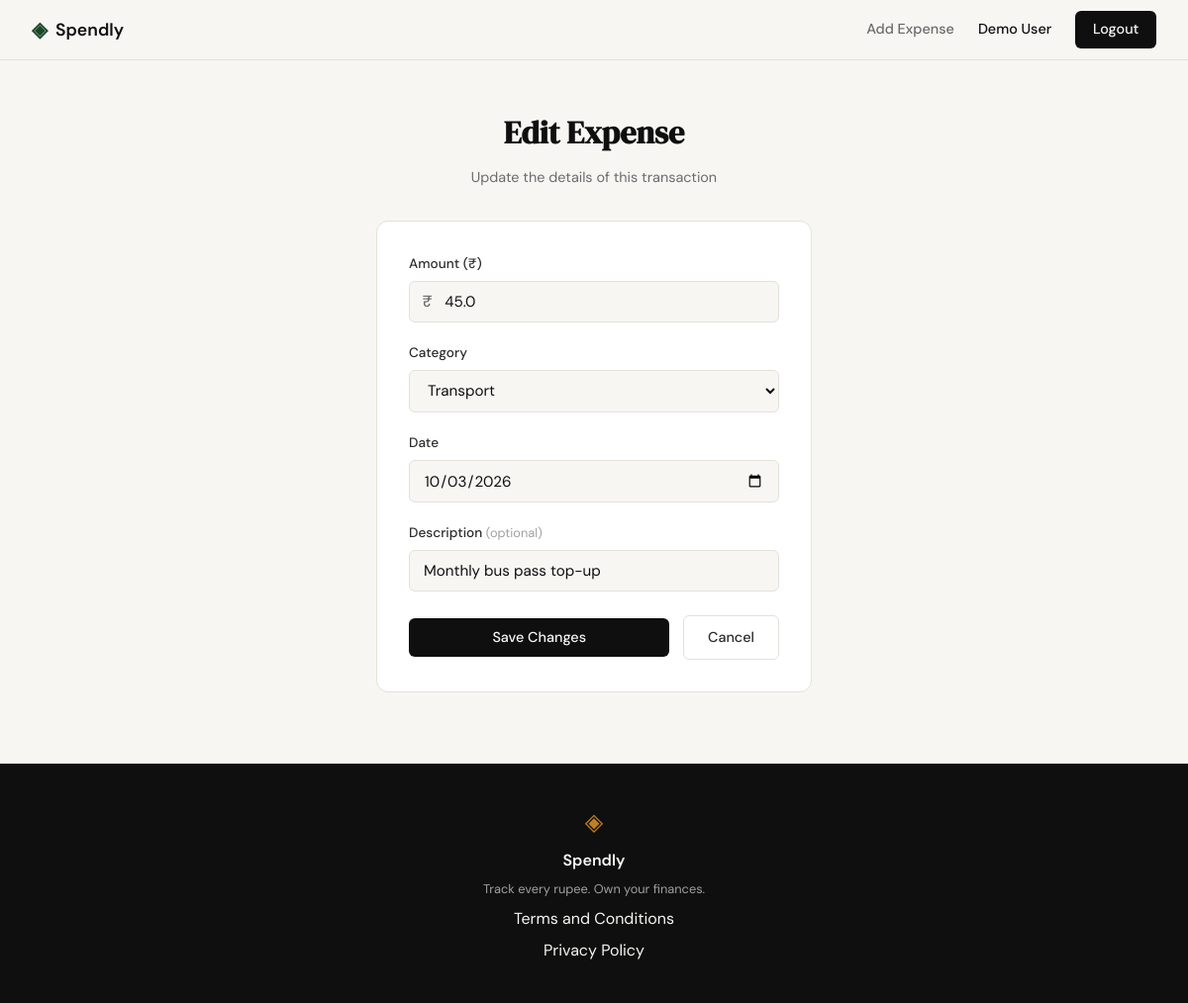
The app's page /expenses/2/edit (signed in) with its own data.
### tables this page shows
CREATE TABLE expenses (
            id          INTEGER PRIMARY KEY AUTOINCREMENT,
            user_id     INTEGER NOT NULL REFERENCES users(id),
            amount      REAL    NOT NULL,
            category    TEXT    NOT NULL,
            date        TEXT    NOT NULL,
            description TEXT,
            created_at  TEXT    DEFAULT (datetime('now'))
        );

### app.py (the view, shortened to what this page needs)
@app.route("/expenses/<int:id>/edit", methods=["GET", "POST"])
def edit_expense(id):
    user_id = session.get("user_id")
    if not user_id:
        return redirect(url_for("login"))
    expense = get_expense_by_id(id, user_id)
    if expense is None:
        abort(404)
    return render_template(
        "edit_expense.html",
        categories=CATEGORIES,
        expense=expense,
    )

### database/db.py (called while the page is built)
def get_db():
    conn = sqlite3.connect(os.path.abspath(_DB_PATH))
    conn.row_factory = sqlite3.Row
    conn.execute("PRAGMA foreign_keys = ON")
    return conn

### database/queries.py (called while the page is built)
def get_expense_by_id(expense_id, user_id):
    db = get_db()
    try:
        return db.execute(
            """SELECT id, user_id, amount, category, date, description
               FROM expenses WHERE id = ? AND user_id = ?""",
            (expense_id, user_id),
        ).fetchone()
    finally:
        db.close()

### templates/edit_expense.html (shortened to what this page needs)
{% extends "base.html" %}
{% block content %}
<section class="auth-section">
    <div class="auth-container">
        <div class="auth-header">
            <h1 class="auth-title">Edit Expense</h1>
            <p class="auth-subtitle">Update the details of this transaction</p>
        </div>
        <div class="auth-card">
            <form method="POST" action="/expenses/{{ expense.id }}/edit" class="expense-form">
                <div class="form-group">
                    <label for="amount">Amount (₹)</label>
                    <div class="input-with-prefix">
                        <span class="currency-prefix">₹</span>
                        <input type="number" id="amount" name="amount" step="0.01" min="0.01"
                               value="{{ expense.amount or '' }}" placeholder="0.00"
                               class="form-input" required autofocus>
                    </div>
                </div>
                <div class="form-group">
                    <label for="category">Category</label>
                    <select id="category" name="category" class="form-input form-select" required>
                        {% for cat in categories %}
                        <option value="{{ cat }}" {% if expense.category == cat %}selected{% endif %}>{{ cat }}</option>
                        {% endfor %}
                    </select>
                </div>
                <div class="form-group">
                    <label for="date">Date</label>
                    <input type="date" id="date" name="date"
                           value="{{ expense.date or '' }}"
                           class="form-input" required>
                </div>
                <div class="form-group">
                    <label for="description">Description <span class="label-hint">(optional)</span></label>
                    <input type="text" id="description" name="description" maxlength="200"
                           value="{{ expense.description or '' }}"
                           placeholder="e.g. Grocery run or coffee" class="form-input">
                </div>
                <div class="form-actions-row">
                    <button type="submit" class="btn-primary btn-save-expense">Save Changes</button>
                    <a href="{{ url_for('profile') }}" class="btn-ghost">Cancel</a>
                </div>
            </form>
        </div>
    </div>
</section>
{% endblock %}

### static/css/style.css (style rules this page uses)
:root { --ink: #0f0f0f; --ink-soft: #2d2d2d; --ink-muted: #6b6b6b; --ink-faint: #a0a0a0; --paper: #f7f6f3; --paper-warm: #f0ede6; --paper-card: #ffffff; --accent: #1a472a; --accent-light: #e8f0eb; --accent-2: #c17f24; --accent-2-light: #fdf3e3; --danger: #c0392b; --danger-light: #fdecea; --border: #e4e1da; --border-soft: #eeebe4; --font-display: 'DM Serif Display', Georgia, serif; --font-body: 'DM Sans', system-ui, sans-serif; --max-width: 1200px; --auth-width: 440px; --radius-sm: 6px; --radius-md: 12px; --radius-lg: 20px; }
*, *::before, *::after { box-sizing: border-box; margin: 0; padding: 0; }
html { font-size: 16px; scroll-behavior: smooth; }
body { background: var(--paper); color: var(--ink); font-family: var(--font-body); font-size: 1rem; line-height: 1.6; -webkit-font-smoothing: antialiased; }
a { color: inherit; text-decoration: none; }
.btn-primary { display: inline-block; background: var(--ink); color: var(--paper); padding: 0.65rem 1.5rem; border-radius: var(--radius-sm); font-family: var(--font-body); font-size: 0.9rem; font-weight: 500; cursor: pointer; border: none; transition: background 0.2s; text-decoration: none; }
.btn-ghost { display: inline-block; background: transparent; color: var(--ink-soft); padding: 0.65rem 1.5rem; border-radius: var(--radius-sm); font-size: 0.9rem; font-weight: 500; border: 1px solid var(--border); transition: all 0.2s; text-decoration: none; }
.auth-section { min-height: calc(100vh - 60px - 100px); display: flex; align-items: center; justify-content: center; padding: 3rem 2rem; }
.auth-container { width: 100%; max-width: var(--auth-width); }
.auth-header { text-align: center; margin-bottom: 2rem; }
.auth-title { font-family: var(--font-display); font-size: 2rem; color: var(--ink); margin-bottom: 0.5rem; }
.auth-subtitle { font-size: 0.9rem; color: var(--ink-muted); }
.auth-card { background: var(--paper-card); border: 1px solid var(--border); border-radius: var(--radius-md); padding: 2rem; margin-bottom: 1.5rem; }
.form-group { margin-bottom: 1.25rem; }
.form-group label { display: block; font-size: 0.85rem; font-weight: 500; color: var(--ink-soft); margin-bottom: 0.4rem; }
.form-input { width: 100%; padding: 0.6rem 0.875rem; border: 1px solid var(--border); border-radius: var(--radius-sm); font-family: var(--font-body); font-size: 0.95rem; color: var(--ink); background: var(--paper); outline: none; transition: border-color 0.2s; }
.form-input::placeholder { color: var(--ink-faint); }
.input-with-prefix { position: relative; display: flex; align-items: center; }
.currency-prefix { position: absolute; left: 0.85rem; color: var(--ink-muted); font-size: 1rem; font-weight: 500; pointer-events: none; }
.input-with-prefix .form-input { padding-left: 2.2rem; }
.form-select { cursor: pointer; background-color: var(--paper); color: var(--ink); }
.label-hint { font-size: 0.8rem; color: var(--ink-faint); font-weight: normal; }
.form-actions-row { display: flex; align-items: center; gap: 0.85rem; margin-top: 1.5rem; }
.btn-save-expense { flex: 1; }

### records on screen
expenses: amount "45.0", category "Transport", date "10/03/2026", description "Monthly bus pass top-up"

### other values on screen
{{ session.get('user_name', 'Profile') }} "Demo User"
